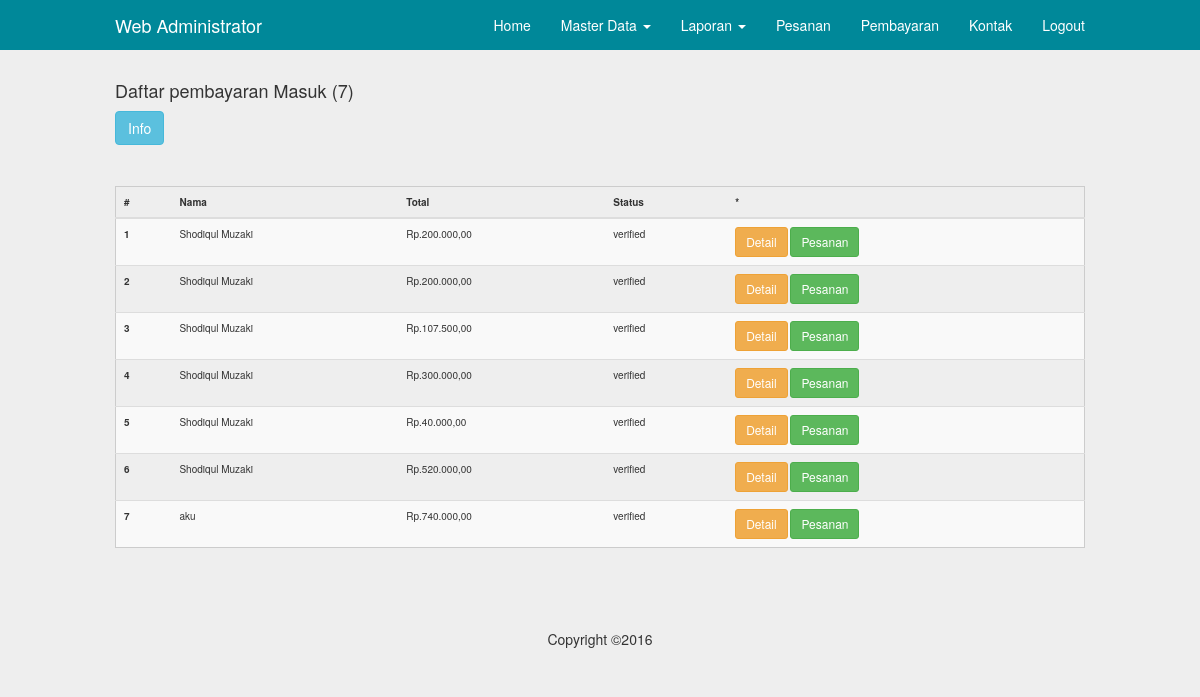
Page /admin/pembayaran.php (signed in) on the committed database.
### tables this page shows
CREATE TABLE `pembayaran` (
  `id` int(11) NOT NULL,
  `id_pesanan` int(11) NOT NULL,
  `id_user` int(11) NOT NULL,
  `file` varchar(255) NOT NULL,
  `total` int(11) NOT NULL,
  `status` enum('pending','verified','','') NOT NULL,
  `keterangan` varchar(255) NOT NULL,
  `created_at` datetime NOT NULL
);

CREATE TABLE `user` (
  `id` int(5) NOT NULL,
  `nama` varchar(50) NOT NULL,
  `email` varchar(75) NOT NULL,
  `telephone` varchar(20) NOT NULL,
  `alamat` text NOT NULL,
  `password` varchar(100) NOT NULL,
  `status` enum('user','admin') NOT NULL
);

### inc/config.php (called while the page is built, shortened)
<?php
	$no = 1;
?>

### admin/pembayaran.php (the view, shortened to what this page needs)
<?php
	include"../inc/config.php";
	include"inc/header.php";
?>
	<div class="container">
		<?php
			$q = mysql_query("select*from pembayaran order by status asc");
			$j = mysql_num_rows($q);
		?>
		<div class="row">
		<div class="col-md-12">
		</div>
		</div>
		<h4>Daftar pembayaran Masuk (<?php echo ($j>0)?$j:0; ?>)</h4>
		<a href="pembayaran.php?act=info" class="btn btn-info">Info</a>
		<hr>
		<table class="table table-striped table-hover">
			<thead>
				<tr>
					<th>#</th>
					<th>Nama</th>
					<th>Total</th>
					<th>Status</th>
					<th>*</th>
				</tr>
			</thead>
			<tbody>
		<?php while($data=mysql_fetch_object($q)){ ?>
				<tr <?php if($data->status == "pending" ){ echo 'style="background:#cce9f8 !important;"'; } ?> >
					<th scope="row"><?php echo $no++; ?></th>
					<?php
						$katpro = mysql_query("select*from user where id='$data->id_user'");
								$user = mysql_fetch_array($katpro);
					?>
					<td><?php echo $user['nama'] ?></td>
					<td><?php echo 'Rp.' . number_format($data->total, 2,',','.') ?></td>
					<td><?php echo $data->status ?></td>
					<td>
						<a class="btn btn-sm btn-warning" href="pembayaran.php?act=detail&id=<?php echo $data->id ?>">Detail</a>
						<a class="btn btn-sm btn-success" href="detail_pesanan.php?id=<?php echo $data->id_pesanan ?>">Pesanan</a>
					</td>
				</tr>
		<?php } ?>
			</tbody>
		</table>
    </div>
<?php include"inc/footer.php"; ?>

### assets/css/navbar-fixed-top.css (style rules this page uses)
body { padding-top: 70px; }

### assets/css/style.css (style rules this page uses)
@media (min-width: 768px) { .container { width: 750px; } }
@media (min-width: 992px) { .container { width: 970px; } }
@media (min-width: 1200px) { .container { width: 1000px; } }
.table { border:1px solid#CCC; }
table td, table th { padding:10px; font-size: 10px; }
* { transition: all 200ms ease-in-out; }
body { background-color: #EEE; }

### rows in the picture
pembayaran: id_user.nama "Shodiqul Muzaki", total "200.000,00", status "verified"
pembayaran: id_user.nama "Shodiqul Muzaki", total "200.000,00", status "verified"
pembayaran: id_user.nama "Shodiqul Muzaki", total "107.500,00", status "verified"
pembayaran: id_user.nama "Shodiqul Muzaki", total "300.000,00", status "verified"
pembayaran: id_user.nama "Shodiqul Muzaki", total "40.000,00", status "verified"
pembayaran: id_user.nama "Shodiqul Muzaki", total "520.000,00", status "verified"
pembayaran: id_user.nama "aku", total "740.000,00", status "verified"

### other values in the picture
$j "7"
